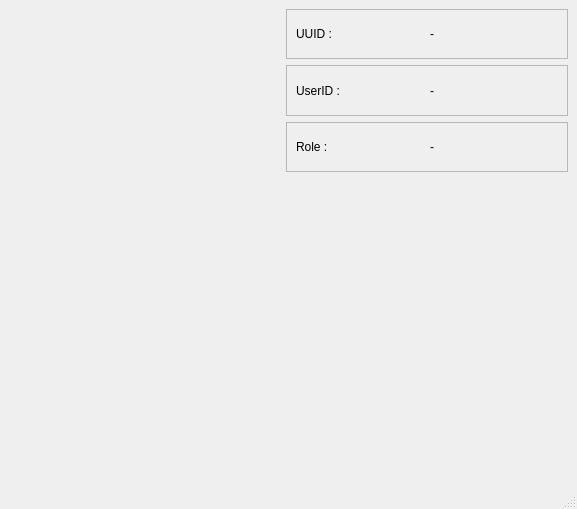
<?xml version="1.0" encoding="UTF-8"?>
<ui version="4.0">
 <class>MainWindow</class>
 <widget class="QMainWindow" name="MainWindow">
  <property name="geometry">
   <rect>
    <x>0</x>
    <y>0</y>
    <width>577</width>
    <height>509</height>
   </rect>
  </property>
  <property name="windowTitle">
   <string>ChatRoom Client</string>
  </property>
  <widget class="QWidget" name="centralwidget">
   <layout class="QGridLayout" name="gridLayout">
    <property name="margin">
     <number>0</number>
    </property>
    <item row="0" column="0">
     <layout class="QHBoxLayout" name="horizontalLayout">
      <item>
       <widget class="QWidget" name="gameScreenPlaceholder" native="true"/>
      </item>
      <item>
       <layout class="QVBoxLayout" name="verticalLayout">
        <item>
         <widget class="QWidget" name="userInfoPlaceholder" native="true">
          <layout class="QVBoxLayout" name="verticalLayout_2">
           <item>
            <widget class="QFrame" name="frame_3">
             <property name="frameShape">
              <enum>QFrame::StyledPanel</enum>
             </property>
             <property name="frameShadow">
              <enum>QFrame::Raised</enum>
             </property>
             <layout class="QHBoxLayout" name="horizontalLayout_4">
              <item>
               <widget class="QLabel" name="labelUUID">
                <property name="sizePolicy">
                 <sizepolicy hsizetype="Minimum" vsizetype="Minimum">
                  <horstretch>0</horstretch>
                  <verstretch>0</verstretch>
                 </sizepolicy>
                </property>
                <property name="text">
                 <string>UUID :</string>
                </property>
               </widget>
              </item>
              <item>
               <widget class="QLabel" name="labelUUIDValue">
                <property name="text">
                 <string>-</string>
                </property>
               </widget>
              </item>
             </layout>
            </widget>
           </item>
           <item>
            <widget class="QFrame" name="frame">
             <property name="frameShape">
              <enum>QFrame::StyledPanel</enum>
             </property>
             <property name="frameShadow">
              <enum>QFrame::Raised</enum>
             </property>
             <layout class="QHBoxLayout" name="horizontalLayout_2">
              <item>
               <widget class="QLabel" name="labelUserID">
                <property name="sizePolicy">
                 <sizepolicy hsizetype="Minimum" vsizetype="Minimum">
                  <horstretch>0</horstretch>
                  <verstretch>0</verstretch>
                 </sizepolicy>
                </property>
                <property name="text">
                 <string>UserID : </string>
                </property>
               </widget>
              </item>
              <item>
               <widget class="QLabel" name="labelUserIDValue">
                <property name="text">
                 <string>-</string>
                </property>
               </widget>
              </item>
             </layout>
            </widget>
           </item>
           <item>
            <widget class="QFrame" name="frame_2">
             <property name="frameShape">
              <enum>QFrame::StyledPanel</enum>
             </property>
             <property name="frameShadow">
              <enum>QFrame::Raised</enum>
             </property>
             <layout class="QHBoxLayout" name="horizontalLayout_3">
              <item>
               <widget class="QLabel" name="labelTeam">
                <property name="sizePolicy">
                 <sizepolicy hsizetype="Minimum" vsizetype="Minimum">
                  <horstretch>0</horstretch>
                  <verstretch>0</verstretch>
                 </sizepolicy>
                </property>
                <property name="text">
                 <string>Role :</string>
                </property>
               </widget>
              </item>
              <item>
               <widget class="QLabel" name="labelTeamValue">
                <property name="text">
                 <string>-</string>
                </property>
               </widget>
              </item>
             </layout>
            </widget>
           </item>
          </layout>
         </widget>
        </item>
        <item>
         <widget class="QWidget" name="chatRoomPlaceholder" native="true">
          <property name="sizePolicy">
           <sizepolicy hsizetype="Minimum" vsizetype="Minimum">
            <horstretch>0</horstretch>
            <verstretch>0</verstretch>
           </sizepolicy>
          </property>
          <property name="minimumSize">
           <size>
            <width>300</width>
            <height>300</height>
           </size>
          </property>
          <property name="maximumSize">
           <size>
            <width>300</width>
            <height>16777215</height>
           </size>
          </property>
          <property name="layoutDirection">
           <enum>Qt::LeftToRight</enum>
          </property>
         </widget>
        </item>
       </layout>
      </item>
     </layout>
    </item>
   </layout>
  </widget>
  <widget class="QMenuBar" name="menubar">
   <property name="geometry">
    <rect>
     <x>0</x>
     <y>0</y>
     <width>577</width>
     <height>21</height>
    </rect>
   </property>
  </widget>
  <widget class="QStatusBar" name="statusbar"/>
 </widget>
 <resources/>
 <connections/>
</ui>
